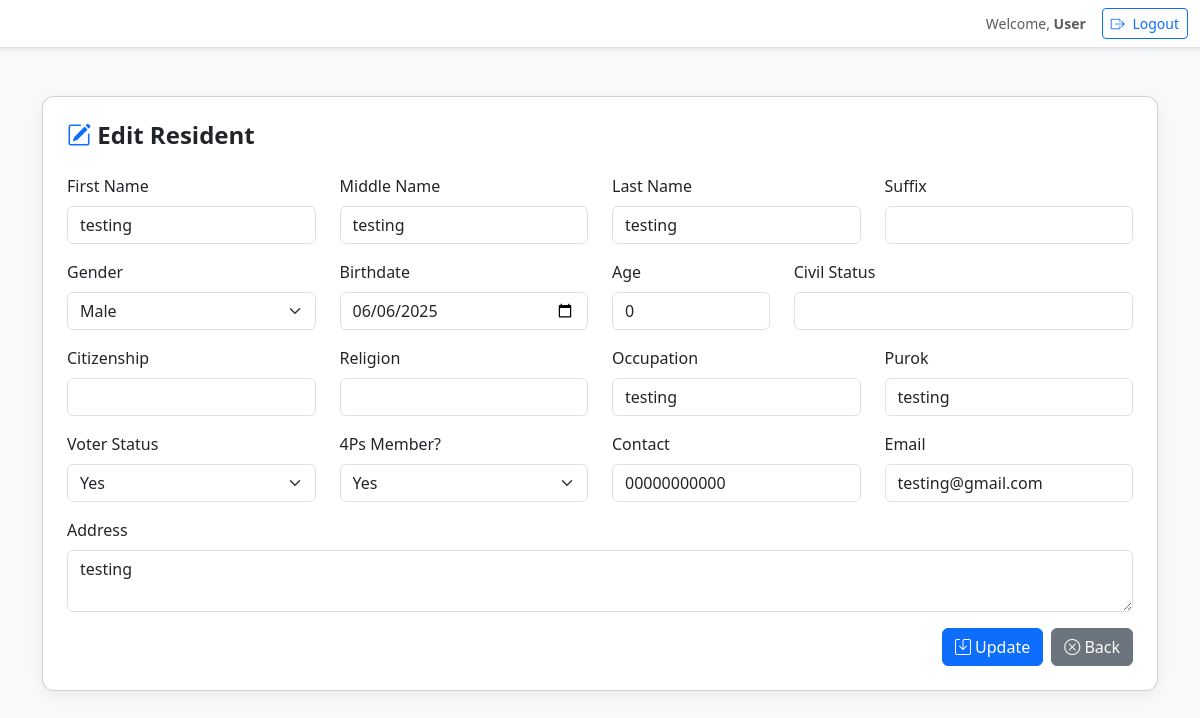
The page /residents/edit.php?id=1 on the database its author committed.
### tables this page shows
CREATE TABLE `residents` (
  `id` int(11) NOT NULL,
  `first_name` varchar(50) DEFAULT NULL,
  `middle_name` varchar(50) DEFAULT NULL,
  `last_name` varchar(50) DEFAULT NULL,
  `suffix` varchar(10) DEFAULT NULL,
  `gender` enum('Male','Female') DEFAULT NULL,
  `birthdate` date DEFAULT NULL,
  `age` int(11) DEFAULT NULL,
  `civil_status` varchar(20) DEFAULT NULL,
  `citizenship` varchar(50) DEFAULT NULL,
  `religion` varchar(50) DEFAULT NULL,
  `occupation` varchar(100) DEFAULT NULL,
  `purok` varchar(50) DEFAULT NULL,
  `voter_status` enum('Yes','No') DEFAULT NULL,
  `is_4ps` enum('Yes','No') DEFAULT NULL,
  `contact` varchar(20) DEFAULT NULL,
  `email` varchar(100) DEFAULT NULL,
  `address` text DEFAULT NULL,
  `date_registered` datetime DEFAULT current_timestamp(),
  `id_picture` longblob DEFAULT NULL,
  `id_picture_type` varchar(50) NOT NULL
);

### residents/edit.php (the view, shortened to what this page needs)
<?php
include '../config.php';
$id = $_GET['id'];
$result = $conn->query("SELECT * FROM residents WHERE id = $id");
$resident = $result->fetch_assoc();
?>
<!DOCTYPE html>
<html lang="en">
<head>
    <link href="https://cdn.jsdelivr.net/npm/bootstrap@5.3.0/dist/css/bootstrap.min.css" rel="stylesheet">
    <link href="https://cdn.jsdelivr.net/npm/bootstrap-icons@1.10.5/font/bootstrap-icons.css" rel="stylesheet">
</head>
<body>
<?php include '../navbar.php'; ?>
<div class="container mt-5">
    <div class="card p-4">
        <h4 class="mb-4"><i class="bi bi-pencil-square text-primary"></i> Edit Resident</h4>
        <form method="POST">
            <div class="row mb-3">
                <div class="col-md-3">
                    <label class="form-label">First Name</label>
                    <input name="first_name" value="<?= $resident['first_name'] ?>" class="form-control" required>
                </div>
                <div class="col-md-3">
                    <label class="form-label">Middle Name</label>
                    <input name="middle_name" value="<?= $resident['middle_name'] ?>" class="form-control">
                </div>
                <div class="col-md-3">
                    <label class="form-label">Last Name</label>
                    <input name="last_name" value="<?= $resident['last_name'] ?>" class="form-control" required>
                </div>
                <div class="col-md-3">
                    <label class="form-label">Suffix</label>
                    <input name="suffix" value="<?= $resident['suffix'] ?>" class="form-control">
                </div>
            </div>
            <div class="row mb-3">
                <div class="col-md-3">
                    <label class="form-label">Gender</label>
                    <select name="gender" class="form-select">
                        <option <?= $resident['gender'] == 'Male' ? 'selected' : '' ?>>Male</option>
                    </select>
                </div>
                <div class="col-md-3">
                    <label class="form-label">Birthdate</label>
                    <input type="date" name="birthdate" value="<?= $resident['birthdate'] ?>" class="form-control" required>
                </div>
                <div class="col-md-2">
                    <label class="form-label">Age</label>
                    <input type="number" name="age" value="<?= $resident['age'] ?>" class="form-control">
                </div>
                <div class="col-md-4">
                    <label class="form-label">Civil Status</label>
                    <input name="civil_status" value="<?= $resident['civil_status'] ?>" class="form-control">
                </div>
            </div>
            <div class="row mb-3">
                <div class="col-md-3">
                    <label class="form-label">Citizenship</label>
                    <input name="citizenship" value="<?= $resident['citizenship'] ?>" class="form-control">
                </div>
                <div class="col-md-3">
                    <label class="form-label">Religion</label>
                    <input name="religion" value="<?= $resident['religion'] ?>" class="form-control">
                </div>
                <div class="col-md-3">
                    <label class="form-label">Occupation</label>
                    <input name="occupation" value="<?= $resident['occupation'] ?>" class="form-control">
                </div>
                <div class="col-md-3">
                    <label class="form-label">Purok</label>
                    <input name="purok" value="<?= $resident['purok'] ?>" class="form-control">
                </div>
            </div>
            <div class="row mb-3">
                <div class="col-md-3">
                    <label class="form-label">Voter Status</label>
                    <select name="voter_status" class="form-select">
                        <option <?= $resident['voter_status'] == 'Yes' ? 'selected' : '' ?>>Yes</option>
                    </select>
                </div>
                <div class="col-md-3">
                    <label class="form-label">4Ps Member?</label>
                    <select name="is_4ps" class="form-select">
                        <option <?= $resident['is_4ps'] == 'Yes' ? 'selected' : '' ?>>Yes</option>
                    </select>
                </div>
                <div class="col-md-3">
                    <label class="form-label">Contact</label>
                    <input name="contact" value="<?= $resident['contact'] ?>" class="form-control">
                </div>
                <div class="col-md-3">
                    <label class="form-label">Email</label>
                    <input name="email" type="email" value="<?= $resident['email'] ?>" class="form-control">
                </div>
            </div>
            <div class="mb-3">
                <label class="form-label">Address</label>
                <textarea name="address" class="form-control" rows="2"><?= $resident['address'] ?></textarea>
            </div>
            <div class="d-flex justify-content-end">
                <button class="btn btn-primary me-2"><i class="bi bi-save"></i> Update</button>
                <a href="index.php" class="btn btn-secondary"><i class="bi bi-x-circle"></i> Back</a>
            </div>
        </form>
    </div>
</div>
</body>
</html>

### residents/edit.php (style rules this page uses)
body { background-color: #f8f9fa; }
.card { border-radius: 12px; box-shadow: 0 4px 16px rgba(0, 0, 0, 0.06); }
.form-label { font-weight: 500; }
h4 { font-weight: 600; }

### rows shown on the page
residents: first_name "testing", middle_name "testing", last_name "testing", gender "Male", birthdate "06/06/2025", age "0", occupation "testing", purok "testing", voter_status "Yes", is_4ps "Yes", contact "00000000000", email "testing@gmail.com", address "testing"

### other values the page prints
$userName "User"
